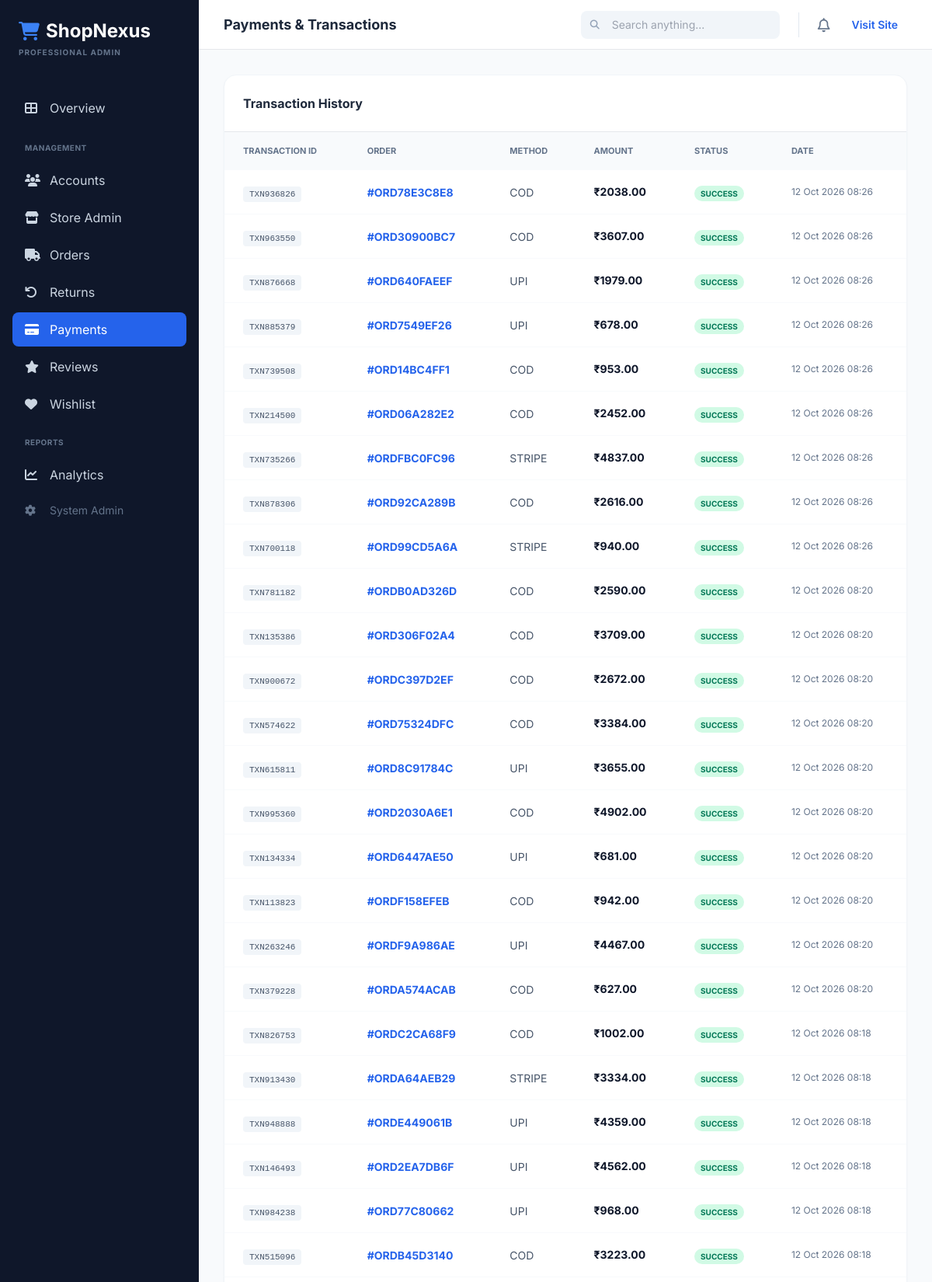
The page /dashboard/payments/ (signed in, upper part) on the database its author committed.
### payments/models.py (models this page shows, shortened)
class Payment(models.Model):
    STATUS_CHOICES = [
        ('initiated', 'Initiated'),
        ('pending', 'Pending'),
        ('success', 'Success'),
        ('failed', 'Failed'),
        ('refunded', 'Refunded'),
        ('cancelled', 'Cancelled'),
    ]
    GATEWAY_CHOICES = [
        ('stripe', 'Stripe'),
        ('cod', 'Cash on Delivery'),
        ('upi', 'UPI'),
        ('netbanking', 'Net Banking'),
    ]
    order = models.OneToOneField(Order, on_delete=models.CASCADE, related_name='payment')
    user = models.ForeignKey(CustomUser, on_delete=models.CASCADE)
    gateway = models.CharField(max_length=20, choices=GATEWAY_CHOICES)
    transaction_id = models.CharField(max_length=200, blank=True)
    gateway_order_id = models.CharField(max_length=200, blank=True)
    amount = models.DecimalField(max_digits=10, decimal_places=2)
    currency = models.CharField(max_length=10, default='INR')
    status = models.CharField(max_length=20, choices=STATUS_CHOICES, default='initiated')
    gateway_response = models.JSONField(default=dict, blank=True)
    failure_reason = models.TextField(blank=True)
    refund_amount = models.DecimalField(max_digits=10, decimal_places=2, null=True, blank=True)
    refund_id = models.CharField(max_length=200, blank=True)
    refunded_at = models.DateTimeField(null=True, blank=True)
    created_at = models.DateTimeField(auto_now_add=True)
    updated_at = models.DateTimeField(auto_now=True)
    class Meta:
        ordering = ['-created_at']

### orders/models.py (models this page shows, shortened)
class Order(models.Model):
    STATUS_CHOICES = [
        ('pending', 'Pending'),
        ('confirmed', 'Confirmed'),
        ('processing', 'Processing'),
        ('shipped', 'Shipped'),
        ('out_for_delivery', 'Out for Delivery'),
        ('delivered', 'Delivered'),
        ('cancelled', 'Cancelled'),
        ('returned', 'Returned'),
        ('refunded', 'Refunded'),
    ]
    PAYMENT_STATUS = [
        ('pending', 'Pending'),
        ('paid', 'Paid'),
        ('failed', 'Failed'),
        ('refunded', 'Refunded'),
        ('cod', 'Cash on Delivery'),
    ]
    PAYMENT_METHODS = [
        ('stripe', 'Credit/Debit Card (Stripe)'),
        ('cod', 'Cash on Delivery'),
        ('upi', 'UPI'),
        ('netbanking', 'Net Banking'),
    ]
    order_number = models.CharField(max_length=20, unique=True, blank=True)
    user = models.ForeignKey(CustomUser, on_delete=models.CASCADE, related_name='orders')
    status = models.CharField(max_length=20, choices=STATUS_CHOICES, default='pending')
    payment_status = models.CharField(max_length=20, choices=PAYMENT_STATUS, default='pending')
    payment_method = models.CharField(max_length=20, choices=PAYMENT_METHODS, default='cod')
    full_name = models.CharField(max_length=200)
    email = models.EmailField()
    phone = models.CharField(max_length=15)
    address_line1 = models.CharField(max_length=300)
    address_line2 = models.CharField(max_length=300, blank=True)
    city = models.CharField(max_length=100)
    state = models.CharField(max_length=100)
    zip_code = models.CharField(max_length=10)
    country = models.CharField(max_length=100)
    subtotal = models.DecimalField(max_digits=10, decimal_places=2, default=0)
    discount_amount = models.DecimalField(max_digits=10, decimal_places=2, default=0)
    shipping_cost = models.DecimalField(max_digits=10, decimal_places=2, default=0)
    tax_amount = models.DecimalField(max_digits=10, decimal_places=2, default=0)
    total_amount = models.DecimalField(max_digits=10, decimal_places=2)
    coupon = models.ForeignKey(Coupon, on_delete=models.SET_NULL, null=True, blank=True)
    coupon_code = models.CharField(max_length=50, blank=True)
    tracking_number = models.CharField(max_length=100, blank=True)
    notes = models.TextField(blank=True)
    admin_notes = models.TextField(blank=True)
    stripe_payment_intent = models.CharField(max_length=200, blank=True)
    created_at = models.DateTimeField(auto_now_add=True)
    updated_at = models.DateTimeField(auto_now=True)
    delivered_at = models.DateTimeField(null=True, blank=True)
    class Meta:
        ordering = ['-created_at']

### dashboard/views.py (the view)
# urls.py: path('payments/', views.db_payments, name='db_payments'),
@staff_member_required
def db_payments(request):
    payments = Payment.objects.all().order_by('-created_at')
    return render(request, 'dashboard/payments.html', {'payments': payments})

### store/context_processors.py (called while the page is built)
def cart_count(request):
    count = 0
    try:
        if request.user.is_authenticated:
            cart = Cart.objects.filter(user=request.user).first()
        else:
            session_key = request.session.session_key
            if session_key:
                cart = Cart.objects.filter(session_key=session_key, user__isnull=True).first()
            else:
                cart = None
        if cart:
            count = cart.total_items
    except:
        pass
    return {'cart_count': count}

def categories_list(request):
    categories = Category.objects.filter(is_active=True, parent=None)
    return {'nav_categories': categories}

### store/models.py (called while the page is built)
    @property
    def total_items(self):
        return sum(item.quantity for item in self.items.all())

### dashboard/templates/dashboard/payments.html
{% extends 'dashboard/base.html' %}
{% block page_title %}Payments & Transactions{% endblock %}
{% block content %}
<div class="bg-white rounded-2xl shadow-sm border border-slate-100 overflow-hidden">
    <div class="p-6 border-b flex justify-between items-center">
        <h3 class="font-bold text-slate-800">Transaction History</h3>
    </div>
    <div class="overflow-x-auto">
        <table class="w-full text-left">
            <thead class="bg-slate-50 text-slate-500 text-[11px] uppercase font-bold">
                <tr>
                    <th class="px-6 py-4">Transaction ID</th>
                    <th class="px-6 py-4">Order</th>
                    <th class="px-6 py-4">Method</th>
                    <th class="px-6 py-4">Amount</th>
                    <th class="px-6 py-4">Status</th>
                    <th class="px-6 py-4">Date</th>
                </tr>
            </thead>
            <tbody class="divide-y divide-slate-50">
                {% for p in payments %}
                <tr class="hover:bg-slate-50 transition">
                    <td class="px-6 py-4">
                        <code class="text-[11px] bg-slate-100 px-2 py-1 rounded text-slate-600">{{ p.transaction_id|default:"N/A" }}</code>
                    </td>
                    <td class="px-6 py-4">
                        <span class="text-sm font-bold text-blue-600">#{{ p.order.order_number }}</span>
                    </td>
                    <td class="px-6 py-4">
                        <span class="text-sm text-slate-600 uppercase">{{ p.gateway }}</span>
                    </td>
                    <td class="px-6 py-4 text-sm font-bold text-slate-900">₹{{ p.amount|floatformat:2 }}</td>
                    <td class="px-6 py-4">
                        <span class="px-2 py-1 rounded-full text-[10px] font-bold uppercase
                            {% if p.status == 'success' %}bg-emerald-100 text-emerald-700
                            {% elif p.status == 'pending' %}bg-amber-100 text-amber-700
                            {% else %}bg-red-100 text-red-700{% endif %}">
                            {{ p.status }}
                        </span>
                    </td>
                    <td class="px-6 py-4 text-xs text-slate-500">{{ p.created_at|date:"d M Y H:i" }}</td>
                </tr>
                {% endfor %}
            </tbody>
        </table>
    </div>
</div>
{% endblock %}

### dashboard/templates/dashboard/base.html (style rules this page uses)
body { font-family: 'Inter', sans-serif; }

### rows shown on the page
Payment: transaction_id "TXN936826", order.order_number "ORD78E3C8E8", gateway "COD", amount "2038.00", status "SUCCESS", created_at "12 Oct 2026 08:26"
Payment: transaction_id "TXN963550", order.order_number "ORD30900BC7", gateway "COD", amount "3607.00", status "SUCCESS", created_at "12 Oct 2026 08:26"
Payment: transaction_id "TXN876668", order.order_number "ORD640FAEEF", gateway "UPI", amount "1979.00", status "SUCCESS", created_at "12 Oct 2026 08:26"
Payment: transaction_id "TXN885379", order.order_number "ORD7549EF26", gateway "UPI", amount "678.00", status "SUCCESS", created_at "12 Oct 2026 08:26"
Payment: transaction_id "TXN739508", order.order_number "ORD14BC4FF1", gateway "COD", amount "953.00", status "SUCCESS", created_at "12 Oct 2026 08:26"
Payment: transaction_id "TXN214500", order.order_number "ORD06A282E2", gateway "COD", amount "2452.00", status "SUCCESS", created_at "12 Oct 2026 08:26"
Payment: transaction_id "TXN735266", order.order_number "ORDFBC0FC96", gateway "STRIPE", amount "4837.00", status "SUCCESS", created_at "12 Oct 2026 08:26"
Payment: transaction_id "TXN878306", order.order_number "ORD92CA289B", gateway "COD", amount "2616.00", status "SUCCESS", created_at "12 Oct 2026 08:26"
Payment: transaction_id "TXN700118", order.order_number "ORD99CD5A6A", gateway "STRIPE", amount "940.00", status "SUCCESS", created_at "12 Oct 2026 08:26"
Payment: transaction_id "TXN781182", order.order_number "ORDB0AD326D", gateway "COD", amount "2590.00", status "SUCCESS", created_at "12 Oct 2026 08:20"
Payment: transaction_id "TXN135386", order.order_number "ORD306F02A4", gateway "COD", amount "3709.00", status "SUCCESS", created_at "12 Oct 2026 08:20"
Payment: transaction_id "TXN900672", order.order_number "ORDC397D2EF", gateway "COD", amount "2672.00", status "SUCCESS", created_at "12 Oct 2026 08:20"
Payment: transaction_id "TXN574622", order.order_number "ORD75324DFC", gateway "COD", amount "3384.00", status "SUCCESS", created_at "12 Oct 2026 08:20"
Payment: transaction_id "TXN615811", order.order_number "ORD8C91784C", gateway "UPI", amount "3655.00", status "SUCCESS", created_at "12 Oct 2026 08:20"
Payment: transaction_id "TXN995360", order.order_number "ORD2030A6E1", gateway "COD", amount "4902.00", status "SUCCESS", created_at "12 Oct 2026 08:20"
Payment: transaction_id "TXN134334", order.order_number "ORD6447AE50", gateway "UPI", amount "681.00", status "SUCCESS", created_at "12 Oct 2026 08:20"
Payment: transaction_id "TXN113823", order.order_number "ORDF158EFEB", gateway "COD", amount "942.00", status "SUCCESS", created_at "12 Oct 2026 08:20"
Payment: transaction_id "TXN263246", order.order_number "ORDF9A986AE", gateway "UPI", amount "4467.00", status "SUCCESS", created_at "12 Oct 2026 08:20"
Payment: transaction_id "TXN379228", order.order_number "ORDA574ACAB", gateway "COD", amount "627.00", status "SUCCESS", created_at "12 Oct 2026 08:20"
Payment: transaction_id "TXN826753", order.order_number "ORDC2CA68F9", gateway "COD", amount "1002.00", status "SUCCESS", created_at "12 Oct 2026 08:18"
Payment: transaction_id "TXN913430", order.order_number "ORDA64AEB29", gateway "STRIPE", amount "3334.00", status "SUCCESS", created_at "12 Oct 2026 08:18"
Payment: transaction_id "TXN948888", order.order_number "ORDE449061B", gateway "UPI", amount "4359.00", status "SUCCESS", created_at "12 Oct 2026 08:18"
Payment: transaction_id "TXN146493", order.order_number "ORD2EA7DB6F", gateway "UPI", amount "4562.00", status "SUCCESS", created_at "12 Oct 2026 08:18"
Payment: transaction_id "TXN984238", order.order_number "ORD77C80662", gateway "UPI", amount "968.00", status "SUCCESS", created_at "12 Oct 2026 08:18"
Payment: transaction_id "TXN515096", order.order_number "ORDB45D3140", gateway "COD", amount "3223.00", status "SUCCESS", created_at "12 Oct 2026 08:18"
